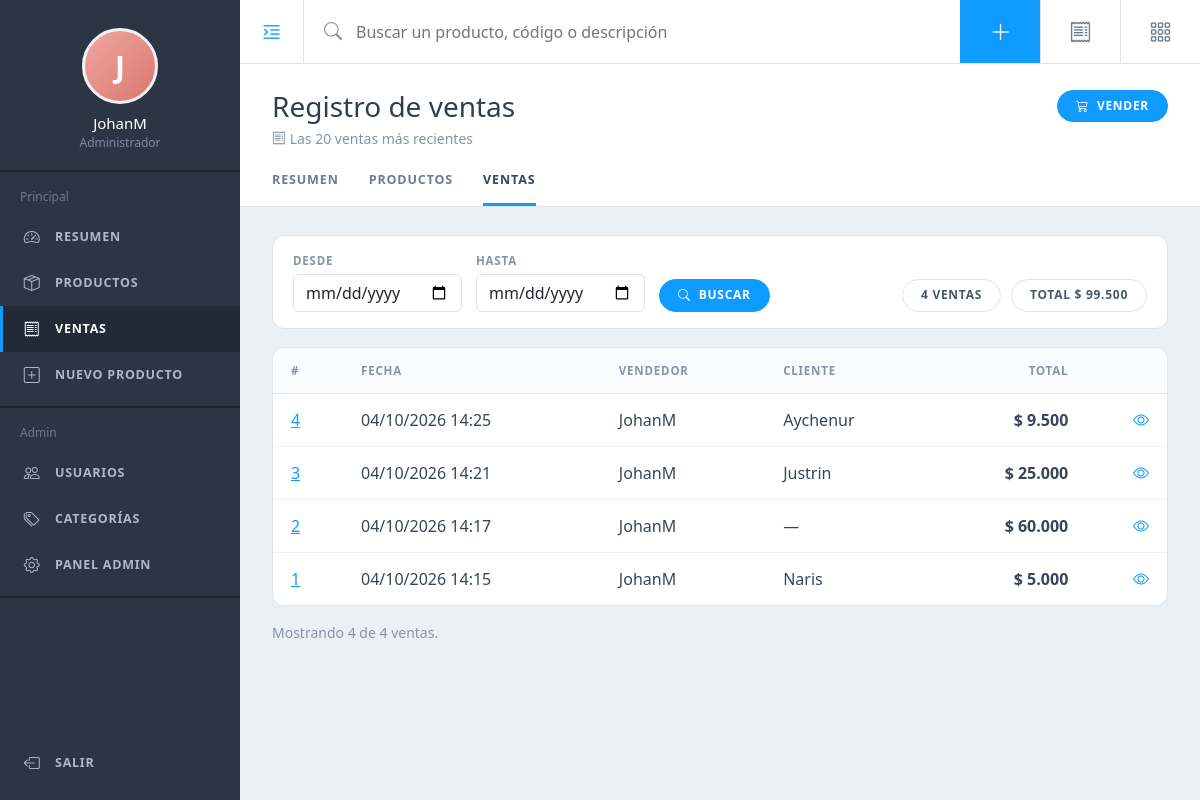
Page /ventas/ (signed in) on the committed database.
### inventario/models.py (models this page shows, shortened)
class Venta(models.Model):
    vendedor = models.ForeignKey(
        settings.AUTH_USER_MODEL, on_delete=models.PROTECT, related_name="ventas"
    )
    cliente = models.CharField(max_length=150, blank=True)
    fecha = models.DateTimeField(auto_now_add=True, db_index=True)
    total = models.DecimalField(max_digits=14, decimal_places=2, default=Decimal("0.00"))
    class Meta:
        ordering = ["-fecha"]

### inventario/views.py (the view)
# urls.py: path("ventas/", views.venta_lista, name="venta_lista"),
@login_required
def venta_lista(request):
    desde = _parse_fecha(request.GET.get("desde"))
    hasta = _parse_fecha(request.GET.get("hasta"))
    if desde and hasta and desde > hasta:
        desde, hasta = hasta, desde
        messages.info(request, "Las fechas estaban invertidas; se intercambiaron.")
    tz = timezone.get_current_timezone()
    qs = Venta.objects.select_related("vendedor")
    if desde:
        qs = qs.filter(fecha__gte=timezone.make_aware(datetime.combine(desde, time.min), tz))
    if hasta:
        qs = qs.filter(
            fecha__lt=timezone.make_aware(datetime.combine(hasta + timedelta(days=1), time.min), tz)
        )
    resumen_rango = qs.aggregate(cantidad=Count("id"), suma=Sum("total"))
    ventas = list(qs.order_by("-fecha", "-id")[:LIMITE_VENTAS])
    return render(request, "inventario/venta_list.html", {
        "ventas": ventas,
        "desde": desde.isoformat() if desde else "",
        "hasta": hasta.isoformat() if hasta else "",
        "cantidad": resumen_rango["cantidad"],
        "suma": resumen_rango["suma"] or Decimal("0"),
        "limite": LIMITE_VENTAS,
        "hay_mas": resumen_rango["cantidad"] > LIMITE_VENTAS,
    })

### inventario/views.py (called while the page is built)
def _parse_fecha(valor):
    try:
        return date.fromisoformat(valor) if valor else None
    except ValueError:
        return None

### templates/inventario/venta_list.html (shortened to what this page needs)
{% extends "base.html" %}
{% block heading %}Registro de ventas{% endblock %}
{% block subheading %}<i class="bi bi-receipt"></i> Las {{ limite }} ventas más recientes{% if desde or hasta %} del rango seleccionado{% endif %}{% endblock %}
{% block actions %}
  <a class="pill pill-blue" href="{% url 'producto_lista' %}"><i class="bi bi-cart3"></i> Vender</a>
{% endblock %}
{% block content %}
<form method="get" class="panel filter-bar">
  <div class="fb-field">
    <label for="desde">Desde</label>
    <input type="date" id="desde" name="desde" value="{{ desde }}" class="form-control">
  </div>
  <div class="fb-field">
    <label for="hasta">Hasta</label>
    <input type="date" id="hasta" name="hasta" value="{{ hasta }}" class="form-control">
  </div>
  <button class="pill pill-blue" type="submit"><i class="bi bi-search"></i> Buscar</button>
  <div class="fb-summary ms-auto">
    <span class="pill">{{ cantidad }} venta{{ cantidad|pluralize }}</span>
    <span class="pill">Total $ {{ suma|floatformat:"-2g" }}</span>
  </div>
</form>
<div class="panel p-0">
  <div class="table-responsive">
    <table class="tbl">
      <thead><tr><th>#</th><th>Fecha</th><th>Vendedor</th><th>Cliente</th><th class="text-end">Total</th><th></th></tr></thead>
      <tbody>
      {% for v in ventas %}
        <tr>
          <td><a href="{% url 'venta_detalle' v.pk %}">{{ v.pk }}</a></td>
          <td>{{ v.fecha|date:"d/m/Y H:i" }}</td>
          <td>{{ v.vendedor.username }}</td>
          <td>{{ v.cliente|default:"—" }}</td>
          <td class="text-end fw-semibold">$ {{ v.total|floatformat:"-2g" }}</td>
          <td class="text-end"><a href="{% url 'venta_detalle' v.pk %}" title="Ver detalle"><i class="bi bi-eye"></i></a></td>
        </tr>
      {% empty %}
        <tr><td colspan="6" class="text-center muted py-5">No hay ventas para este rango.</td></tr>
      {% endfor %}
      </tbody>
    </table>
  </div>
</div>
<p class="muted small mt-3">
  Mostrando {{ ventas|length }} de {{ cantidad }} venta{{ cantidad|pluralize }}.
</p>
{% endblock %}

### templates/base.html (shortened to what this page needs)
{% load static %}<!doctype html>
<html lang="es">
<head>
  <link href="https://cdn.jsdelivr.net/npm/bootstrap@5.3.3/dist/css/bootstrap.min.css" rel="stylesheet">
  <link href="https://cdn.jsdelivr.net/npm/bootstrap-icons@1.11.3/font/bootstrap-icons.min.css" rel="stylesheet">
  <link href="{% static 'inventario/app.css' %}" rel="stylesheet">
</head>
<body>
{% with n=request.resolver_match.url_name %}
<aside class="sidebar" id="sidebar">
  <div class="sb-profile">
    <div class="avatar">{{ user.get_username|first|upper }}</div>
    <div class="sb-name">{{ user.get_full_name|default:user.get_username }}</div>
    <div class="sb-role">{% if user.is_staff %}Administrador{% else %}Usuario{% endif %}</div>
  </div>
  <div class="sb-group">
    <div class="sb-label">Principal</div>
    <a class="nav-i {% if n == 'resumen' %}active{% endif %}" href="{% url 'resumen' %}"><i class="bi bi-speedometer2"></i> Resumen</a>
    <a class="nav-i {% if n == 'producto_lista' %}active{% endif %}" href="{% url 'producto_lista' %}"><i class="bi bi-box-seam"></i> Productos</a>
    <a class="nav-i {% if n == 'venta_lista' or n == 'venta_detalle' %}active{% endif %}" href="{% url 'venta_lista' %}"><i class="bi bi-receipt"></i> Ventas</a>
    <a class="nav-i {% if n == 'producto_nuevo' or n == 'producto_editar' %}active{% endif %}" href="{% url 'producto_nuevo' %}"><i class="bi bi-plus-square"></i> Nuevo producto</a>
  </div>
  {% if user.is_staff %}
  <div class="sb-group">
    <div class="sb-label">Admin</div>
    <a class="nav-i" href="{% url 'admin:auth_user_changelist' %}"><i class="bi bi-people"></i> Usuarios</a>
    <a class="nav-i" href="{% url 'admin:inventario_categoria_changelist' %}"><i class="bi bi-tags"></i> Categorías</a>
    <a class="nav-i" href="{% url 'admin:index' %}"><i class="bi bi-gear"></i> Panel admin</a>
  </div>
  {% endif %}
  <div class="sb-bottom">
    <form method="post" action="{% url 'logout' %}">
      <button class="nav-i" type="submit"><i class="bi bi-box-arrow-left"></i> Salir</button>
    </form>
  </div>
</aside>
<div class="main">
  <header class="topbar">
    <button class="tb-toggle" id="nav-toggle" type="button" aria-label="Menú"><i class="bi bi-text-indent-left"></i></button>
    <form class="tb-search" action="{% url 'producto_lista' %}" method="get" role="search">
      <i class="bi bi-search"></i>
      <input type="search" name="q" value="{{ request.GET.q }}" placeholder="Buscar un producto, código o descripción">
    </form>
    <a class="tb-btn primary" href="{% url 'producto_nuevo' %}" title="Nuevo producto"><i class="bi bi-plus-lg"></i></a>
    <a class="tb-btn" href="{% url 'venta_lista' %}" title="Ventas"><i class="bi bi-receipt"></i></a>
    <a class="tb-btn" href="{% url 'resumen' %}" title="Resumen"><i class="bi bi-grid-3x3-gap"></i></a>
  </header>
  <div class="page-head">
    <div class="ph-top">
      <div>
        <h1>{% block heading %}Inventario{% endblock %}</h1>
        <div class="ph-sub">{% block subheading %}{% endblock %}</div>
      </div>
      <div class="ph-actions">{% block actions %}{% endblock %}</div>
    </div>
    <nav class="ph-tabs">
      <a class="{% if n == 'resumen' %}active{% endif %}" href="{% url 'resumen' %}">Resumen</a>
      <a class="{% if n == 'producto_lista' %}active{% endif %}" href="{% url 'producto_lista' %}">Productos</a>
      <a class="{% if n == 'venta_lista' %}active{% endif %}" href="{% url 'venta_lista' %}">Ventas</a>
    </nav>
  </div>
  <main class="content">
    {% block content %}{% endblock %}
  </main>
</div>
{% endwith %}
</body>
</html>

### rows in the picture
Venta: pk "4", fecha "04/10/2026 14:25", vendedor.username "JohanM", cliente "Aychenur", total "9.500"
Venta: pk "3", fecha "04/10/2026 14:21", vendedor.username "JohanM", cliente "Justrin", total "25.000"
Venta: pk "2", fecha "04/10/2026 14:17", vendedor.username "JohanM", cliente "—", total "60.000"
Venta: pk "1", fecha "04/10/2026 14:15", vendedor.username "JohanM", cliente "Naris", total "5.000"

### other values in the picture
{{ user.get_username|first|upper }} "J"
{{ user.get_full_name|default:user.get_username }} "JohanM"
{{ limite }} "20"
{{ cantidad }} "4"
{{ suma|floatformat:"-2g" }} "99.500"
{{ ventas|length }} "4"
